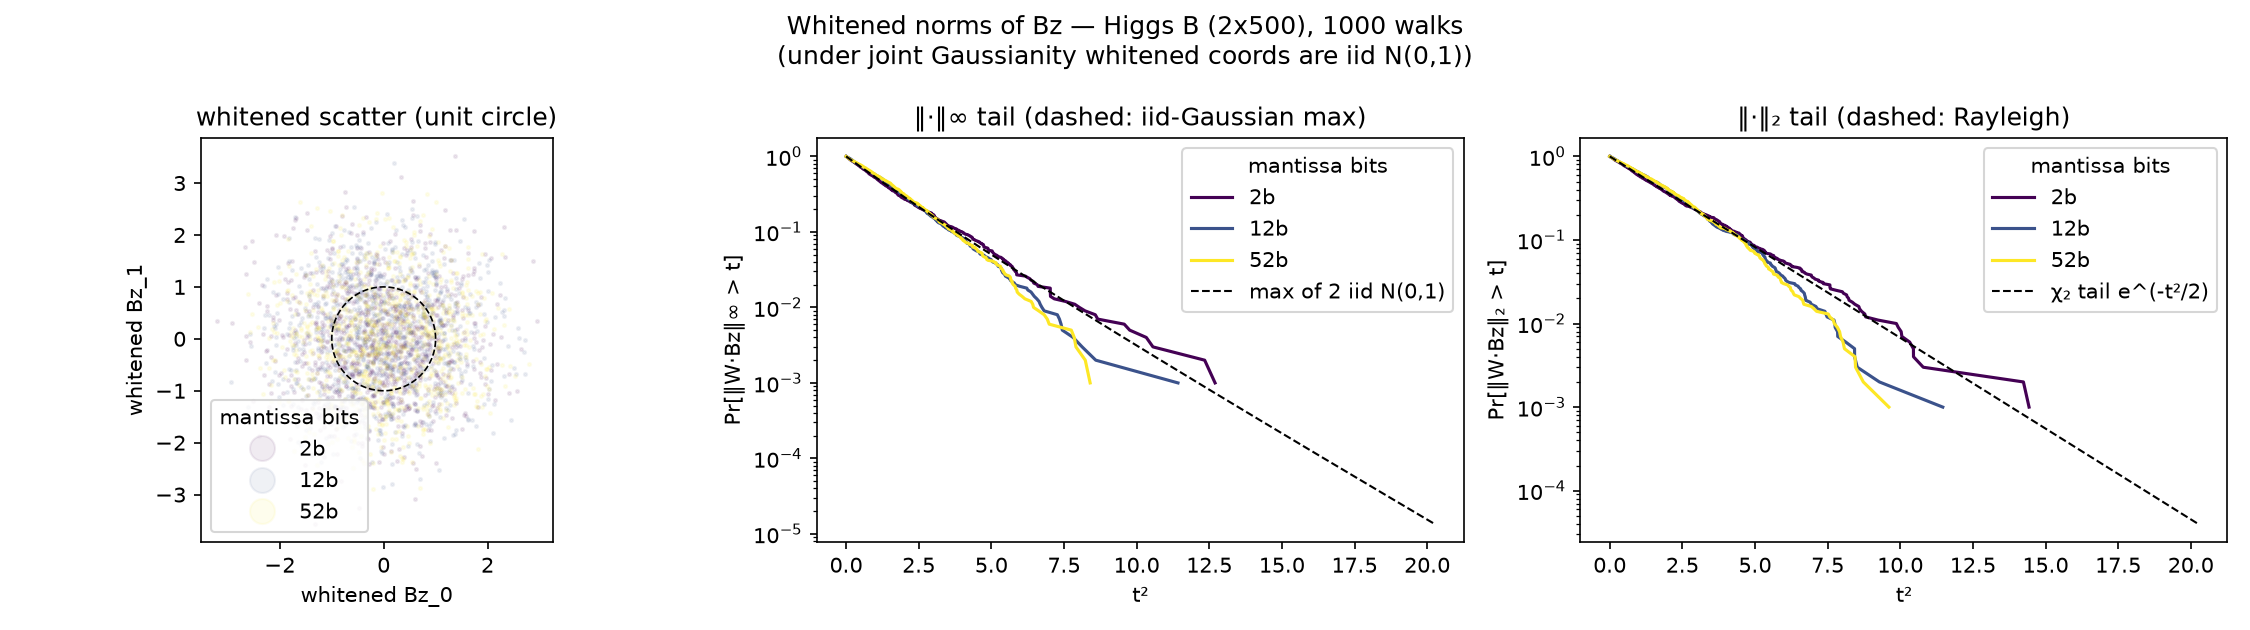

Here is the Python script that generated this plot:
"""Norm distributions of Bz for the Higgs 2x500 matrix.

higgs_sweep.py's right panel plots ||Bz||_inf on raw scale, where precisions
sit on wildly different t^2 ranges. Here each config's samples are WHITENED
by their empirical 2x2 covariance (Mahalanobis whitening), so under joint
Gaussianity the whitened coords are iid N(0,1) at every precision and the
norm distributions have exact references:

    ||W Bz||_inf : survival 1 - (1 - 2 Phi_bar(t))^2   (max of 2 iid N(0,1))
    ||W Bz||_2   : survival exp(-t^2/2)                 (Rayleigh / chi_2)

On (t^2, log-survival) axes the chi_2 reference is a straight line of
slope -1/2. Deviations = departures from joint Gaussianity (e.g. bounded
support, discreteness), NOT sigma inflation, which whitening removes.

Usage: python higgs_norms.py
"""

import os
os.environ.setdefault("chop_backend", "numpy")
for _v in ("OPENBLAS_NUM_THREADS", "OMP_NUM_THREADS", "MKL_NUM_THREADS"):
    os.environ.setdefault(_v, "1")

import matplotlib
matplotlib.use("Agg")
import matplotlib.pyplot as plt
import numpy as np
from scipy import stats

from higgs_sweep import load_higgs_matrix
import rollouts


def whiten(bz: np.ndarray) -> np.ndarray:
    """Mahalanobis-whiten columns of bz (m, S): returns (m, S) with cov ~ I."""
    S = np.cov(bz)
    evals, evecs = np.linalg.eigh(S)
    W = evecs @ np.diag(1.0 / np.sqrt(evals)) @ evecs.T
    return W @ bz


def main():
    B = load_higgs_matrix(500, seed=0)          # same B as higgs_sweep.py
    m, n = B.shape
    sig_list = [2, 12, 52]
    num_samples = 1000

    data = {}
    for sb in sig_list:
        _, _, bz = rollouts.run_samples(
            B, np.eye(m), num_samples,
            sig_bits=None if sb == 52 else sb,
            noise_std=2 ** (-32), workers=6, seed=0,
        )
        data[sb] = whiten(bz)
        print(f"{sb}b done")

    colors = {2: "#440154", 12: "#3b528b", 52: "#fde725"}
    fig, (ax_sc, ax_inf, ax_2) = plt.subplots(1, 3, figsize=(15, 4.2))
    fig.suptitle(
        f"Whitened norms of Bz — Higgs B ({m}x{n}), {num_samples} walks\n"
        "(under joint Gaussianity whitened coords are iid N(0,1))"
    )

    # scatter of whitened coords + unit circle: isotropy check
    for sb in sig_list:
        z = data[sb]
        ax_sc.plot(z[0], z[1], ".", color=colors[sb], alpha=0.08,
                   markersize=3, label=f"{sb}b")
    th = np.linspace(0, 2 * np.pi, 200)
    ax_sc.plot(np.cos(th), np.sin(th), "k--", lw=0.8)
    ax_sc.set_aspect("equal")
    ax_sc.set_xlabel("whitened Bz_0")
    ax_sc.set_ylabel("whitened Bz_1")
    ax_sc.set_title("whitened scatter (unit circle)")
    ax_sc.legend(title="mantissa bits", markerscale=8)

    # ||W Bz||_inf survival vs max-of-2-iid reference
    for sb in sig_list:
        t = np.sort(np.abs(data[sb]).max(axis=0))
        surv = np.arange(len(t), 0, -1) / len(t)
        ax_inf.plot(t ** 2, surv, color=colors[sb], label=f"{sb}b")
    tt = np.linspace(0, 4.5, 200)
    ref = 1.0 - (1.0 - 2.0 * stats.norm.sf(tt)) ** 2   # max of 2 iid |N(0,1)|
    ax_inf.plot(tt ** 2, ref, "k--", lw=1, label="max of 2 iid N(0,1)")
    ax_inf.set_yscale("log")
    ax_inf.set_xlabel("t²")
    ax_inf.set_ylabel("Pr[‖W·Bz‖∞ > t]")
    ax_inf.set_title("‖·‖∞ tail (dashed: iid-Gaussian max)")
    ax_inf.legend(title="mantissa bits")

    # ||W Bz||_2 survival vs Rayleigh reference (straight line on these axes)
    for sb in sig_list:
        t = np.sort(np.linalg.norm(data[sb], axis=0))
        surv = np.arange(len(t), 0, -1) / len(t)
        ax_2.plot(t ** 2, surv, color=colors[sb], label=f"{sb}b")
    ax_2.plot(tt ** 2, np.exp(-(tt ** 2) / 2), "k--", lw=1,
              label="χ₂ tail e^(-t²/2)")
    ax_2.set_yscale("log")
    ax_2.set_xlabel("t²")
    ax_2.set_ylabel("Pr[‖W·Bz‖₂ > t]")
    ax_2.set_title("‖·‖₂ tail (dashed: Rayleigh)")
    ax_2.legend(title="mantissa bits")

    fig.tight_layout()
    fig.savefig("higgs_norms.png", dpi=150)
    print("saved higgs_norms.png")


if __name__ == "__main__":
    main()
